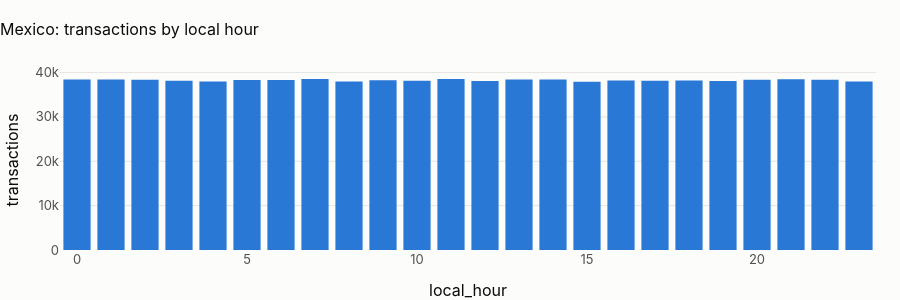

The notebook cell this image was saved under:
### Markdown cell above
## 2 · Time of day, in local time

### Code cell
hours = pl.q(
    "select local_hour_customer as local_hour, count(*) as transactions from main.tx_local group by 1 order by 1"
)
fig = px.bar(
    hours, x="local_hour", y="transactions", title=f"{CTRY.title}: transactions by local hour"
)
fig.update_layout(height=300)
fig.show()
cv = hours.transactions.std() / hours.transactions.mean()
display(
    Markdown(
        f"**Hour-of-day coefficient of variation: {cv:.3f}.** "
        + (
            "Local time shifts the uniform UTC profile by the offset and leaves it uniform: there is no daily cycle to "
            "model, in any time zone. Time-of-day features stay in the design and carry no signal here."
            if cv < 0.05
            else "There is a daily cycle in local time: time-of-day features can carry signal."
        )
    )
)

### Figure 1 — Plotly figure (JSON) as saved in the notebook; plotly's stock layout.template omitted (floating-point values rounded to 4 significant figures)
{"data": [{"hovertemplate": "local_hour=%{x}<br>transactions=%{y}<extra></extra>", "legendgroup": "", "marker": {"color": "#2a78d6", "pattern": {"shape": ""}}, "name": "", "orientation": "v", "showlegend": false, "textposition": "auto", "type": "bar", "x": [0, 1, 2, 3, 4, 5, 6, 7, 8, 9, 10, 11, 12, 13, 14, 15, 16, 17, 18, 19, 20, 21, 22, 23], "xaxis": "x", "y": [38452, 38443, 38389, 38164, 37971, 38344, 38334, 38550, 37990, 38281, 38149, 38523, 38080, 38451, 38465, 37940, 38232, 38133, 38239, 38105, 38402, 38475, 38387, 37980], "yaxis": "y"}], "layout": {"barmode": "relative", "height": 300, "legend": {"tracegroupgap": 0}, "title": {"text": "Mexico: transactions by local hour"}, "xaxis": {"anchor": "y", "domain": [0.0, 1.0], "title": {"text": "local_hour"}}, "yaxis": {"anchor": "x", "domain": [0.0, 1.0], "title": {"text": "transactions"}}}}
